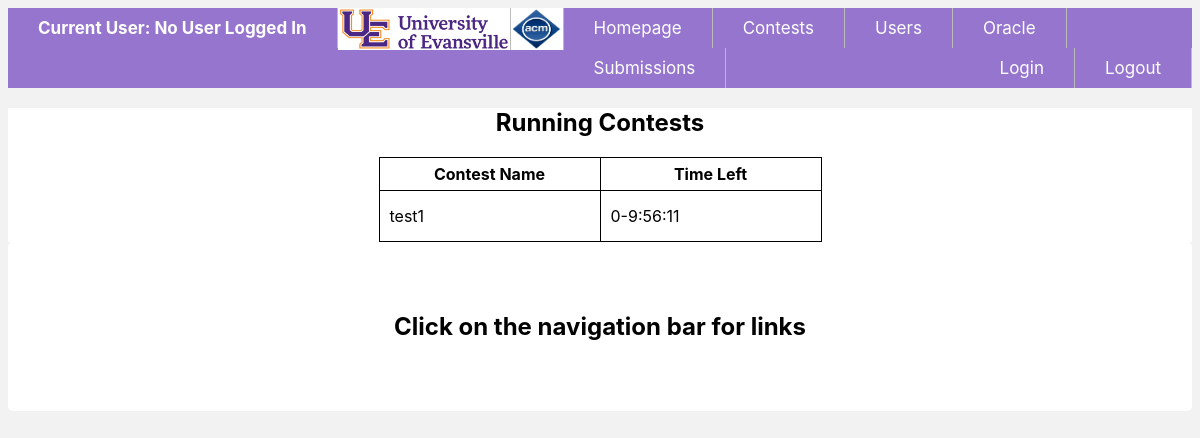
Before: / with the older database file.
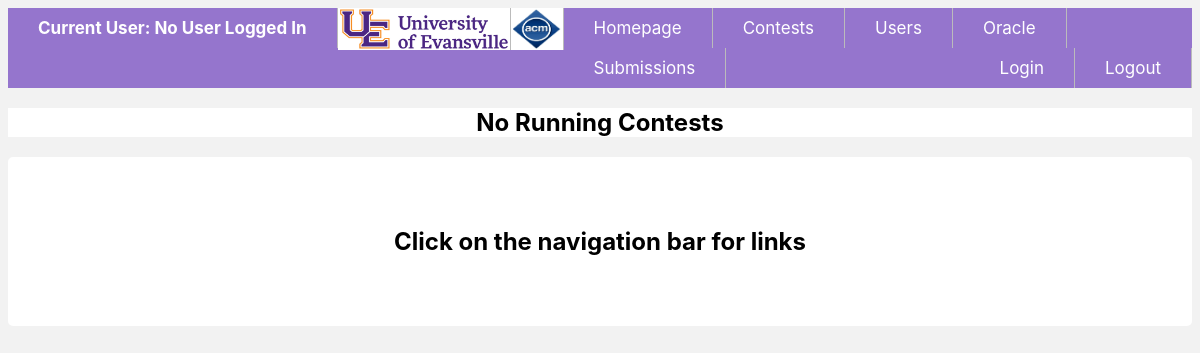
After: the same page with the newer database file.
### contests/models.py (models this page shows, shortened)
class Contest(models.Model):
    contestName             = models.CharField(max_length = 50, unique = True)
    contestDate             = models.DateField()
    contestants             = models.ManyToManyField('users.CustomUser', blank = True)
    contestHours            = models.PositiveSmallIntegerField(default = 2)
    contestMinutes          = models.PositiveSmallIntegerField(default = 0)
    contestDuration         = models.DurationField(default = datetime.timedelta(days = 0, seconds=7200))
    isRunning               = models.BooleanField(default = False)
    isPaused                = models.BooleanField(default = False)
    pauseTime               = models.DateTimeField(null = True)
    startTime               = models.DateTimeField(null = True)
    stopTime                = models.DateTimeField(null = True)
    def get_remaining_time(self):
        remainingTime = 0
        if not self.isRunning:
            return remainingTime
        else:
            startTime           = self.startTime
            tz_info             = startTime.tzinfo
            currentTime         = datetime.datetime.now(tz_info)
            contestDuration     = self.contestDuration
            durationSeconds     = contestDuration.seconds
            remainingTime            = startTime - currentTime
            time_in_seconds = (remainingTime.total_seconds() + durationSeconds)
            if (time_in_seconds <= 0):
                self.isRunning = False
                self.save()
            return time_in_seconds
    def get_remaining_time_string(self):
        if not self.isRunning:
            return "Contest Not Running"
        else:
            timeLeft            = self.get_remaining_time()
            hour                = int(timeLeft // 3600)
            minutes             = int((timeLeft // 60) % 60)
            seconds             = int(timeLeft - hour * 3600 - minutes * 60)
            hour = str(hour) if hour >= 10 else ("0" + str(hour))
            minutes = str(minutes) if minutes >= 10 else ("0" + str(minutes))
            seconds = str(seconds) if seconds >= 10 else ("0" + str(seconds))
            time = hour + ":" + minutes +":"+ seconds
            return time

### home/views.py (the view)
# urls.py: path('', HomePageView.as_view()),
class HomePageView(TemplateView):
    template_name = "home/homepage.html"
    def get_context_data(self, **kwargs):
        context = super().get_context_data(**kwargs)
        from contests.models import Contest
        running_contests = Contest.objects.filter(isRunning = True)
        context['runningContests'] = running_contests
        return context

### home/templates/home/homepage.html (shortened to what this page needs)
{% extends 'base.html' %}
{% block content %}
{% load static %}
<link rel = "stylesheet" type = "text/css" href = "{% static 'css/homepage_style.css' %}" />
<div id="container2">
    {% if runningContests.count > 0 %}
    <h2>Running Contests</h2>
    <table>
        <th>Contest Name</th>
        <th>Time Left</th>
    {% for item in runningContests %}
    <tr>
        <td>{{ item.contestName }}</td>
        <td>{{ item.get_remaining_time_string }} </td>
    </tr>
    {% endfor %}
    </table>
    {% else %}
    <h2>No Running Contests</h2>
    {% endif %}
</div>
<div class = "homecontainer">
<h2>Click on the navigation bar for links</h2>
</div>
{% endblock %}

Changed rows visible on the page:
no longer on this page (row edited): Contest: contestName "test1", get_remaining_time_string "0-9:56:11"
Other visible differences:
text no longer shown: "Running Contests Contest Name Time Left"
text now shown: "No Running Contests"
